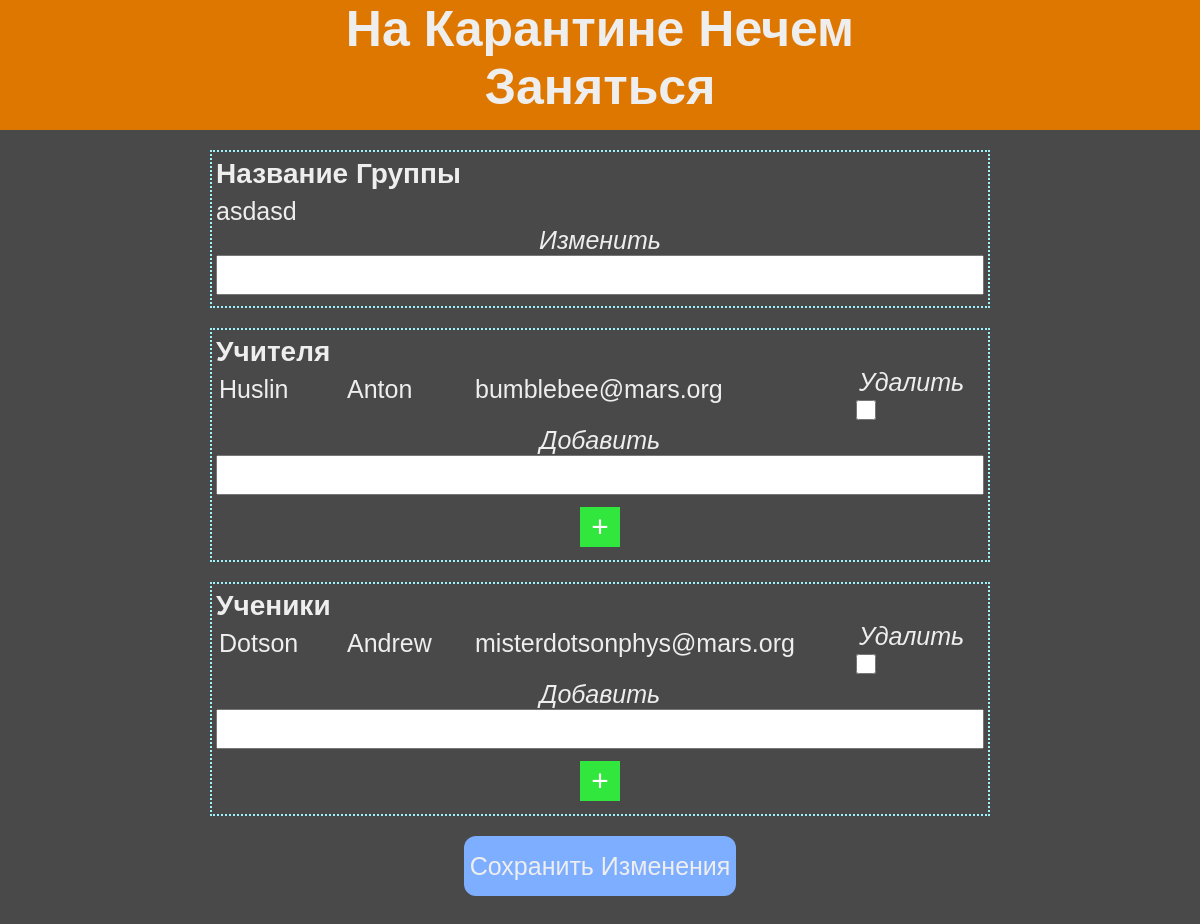
/group/3, run on the app's committed database.
### data/group.py (models this page shows)
class Group(SqlAlchemyBase, SerializerMixin):
    __tablename__ = "groups"
    id = sa.Column(sa.Integer,
                   primary_key=True,
                   autoincrement=True)
    name = sa.Column(sa.String, default="Группа Без Названия")
    deadlines = sa.orm.relationship("Deadline",
                                    backref="group",
                                    lazy="subquery")
    teachers = sa.orm.relationship("User",
                                   secondary="teachers_to_groups",
                                   backref="teacher_groups",
                                   lazy="subquery")
    students = sa.orm.relationship("User",
                                   secondary="students_to_groups",
                                   backref="student_groups",
                                   lazy="subquery")
    def get_related_attrs(self):
        return ("deadlines", "teachers", "students")
    def get_non_related_attrs(self):
        return ("id", "name")

### data/user.py (models this page shows, shortened)
class User(UserMixin, SerializerMixin, SqlAlchemyBase):
    __tablename__ = "users"
    id = sa.Column(sa.Integer,
                   primary_key=True,
                   autoincrement=True)
    name = sa.Column(sa.String)
    surname = sa.Column(sa.String)
    email = sa.Column(sa.String,
                      index=True,
                      unique=True)
    about = sa.Column(sa.String, nullable=True)
    hashed_password = sa.Column(sa.String)
    tasks = sa.orm.relationship("Task",
                                backref="user",
                                lazy="subquery")
    solutions = sa.orm.relationship("Solution",
                                    backref="user",
                                    lazy="subquery")
    deadlines = sa.orm.relationship("Deadline",
                                    backref="user",
                                    lazy="subquery")

### main.py (the view, shortened to what this page needs)
@app.route("/group/<int:id>", methods=["GET", "POST"])
def manage_group(id):
    if request.method == "GET":
        sql = db.create_session()
        group = sql.query(db.Group).get(id)
        group_data = manage_sql.get_object_data(group)
        group_data['teachers'] = [sql.query(db.User).get(uid).to_dict(only=("id", "name", "surname", "email")) for uid in group_data['teachers']]
        group_data['students'] = [sql.query(db.User).get(uid).to_dict(only=("id", "name", "surname", "email")) for uid in group_data['students']]
        sql.close()
        return render_template("manageGroup.html", data=group_data)

### api/manage_sql.py (called while the page is built)
def get_related_ids(obj, attr):
    if hasattr(obj, attr):
        return [item.id for item in getattr(obj, attr)]

def get_object_data(obj):
    non_related_fields = obj.to_dict(only=obj.get_non_related_attrs())
    if obj.get_related_attrs():
        related_fields = {rel: get_related_ids(obj, rel)
                          for rel in obj.get_related_attrs()}
    else:
        related_fields = dict()
    data = {**non_related_fields, **related_fields}  # их сумма
    return data

### data/db_session.py (called while the page is built)
def create_session() -> Session:
    global __factory
    return __factory()

### templates/manageGroup.html (shortened to what this page needs)
{% extends "j2/base.j2" %}
{% block head %}
<link rel="stylesheet" type="text/css" href="/static/css/taskNgroup.css">
{% endblock %}
{% block body_content %}
	<form class="baseForm" method="post">
			<div class="container">
				<div class="item">
					<label class="itemTitle">Название Группы</label>
					<label class="current">{{ data['name'] }}</label>
					<label class="edit">Изменить</label>
					<input class="fieldInput" type="text" name="name">
				</div>
				<div class="item">
					<label class="itemTitle">Учителя</label>
					{% for teacher in data['teachers'] %}
						<div class="existField">
							<label class="current">{{ teacher['surname'] }}</label>
							<label class="current">{{ teacher['name'] }}</label>
							<label class="current">{{ teacher['email'] }}</label>
							<div class="checkcont">
								<label class="edit">Удалить</label>
								<input class="checkBox" type="checkbox" name="dt{{ teacher['id'] }}">
							</div>
						</div>
					{% endfor %}
					<label class="edit">Добавить</label>
					<div class="multipleInput" id="teachers">
						<input class="fieldInput" type="email" name="at0">
					</div>
					<button class="plusBtn" id="addTeacher" type="button">+</button>
				</div>
				<div class="item">
					<label class="itemTitle">Ученики</label>
					{% for student in data['students'] %}
						<div class="existField">
							<label class="current">{{ student['surname'] }}</label>
							<label class="current">{{ student['name'] }}</label>
							<label class="current">{{ student['email'] }}</label>
							<div class="checkcont">
								<label class="edit">Удалить</label>
								<input class="checkBox" type="checkbox" name="ds{{ student['id'] }}">
							</div>
						</div>
					{% endfor %}
					<label class="edit">Добавить</label>
					<div class="multipleInput" id="students">
						<input class="fieldInput" type="email" name="as0">
					</div>
					<button class="plusBtn" id="addStudent" type="button">+</button>
				</div>
				<button class="submitBtn">Сохранить Изменения</button>
			</div>
	</form>
{% endblock %}

### templates/j2/base.j2 (shortened to what this page needs)
<!DOCTYPE html>
<html lang="en" dir="ltr">
<head>
    <link rel="stylesheet" type="text/css" href="/static/css/master.css">
    {% block head %}{% endblock %}
</head>
<body>
    <header id="base_header">
        <h1 id="headline">На Карантине Нечем Заняться</h1>
    </header>
    {% block body_content %}{% endblock %}
</body>
</html>

### static/css/master.css (style rules this page uses)
* { margin: 0; padding: 0; box-sizing: border-box; }
body { background-color: #494949; font-family: sans-serif; color: #eeeeee; font-size: 25px; margin-bottom: 40vh }
.container { display: flex; flex-direction: column; align-items: center; width: 100%; }
#base_header { height: 130px; margin-bottom: 20px; background-color: #de7700; display: grid; grid-template-columns: 1fr 2fr 1fr; grid-template-rows: 2fr 1fr; grid-template-areas: ". headline session" "links links session"; }
#headline { grid-area: headline; text-align: center; }
.submitBtn { background-color: #7eaeff; color: inherit; border: 0; border-radius: 12px; padding: 9px 6px; height: 60px; align-self: center; font-size: 25px; }
.fieldInput { width: 100%; height: 40px; font-size: 25px; margin-bottom: 5px; }
.checkBox { width: 40px; height: 40px; }

### static/css/taskNgroup.css (style rules this page uses)
.item { display: flex; flex-direction: column; align-items: flex-start; width: 65%; margin-bottom: 20px; border: 2px dotted #9ef2ff; padding: 6px 4px; }
.itemTitle { font-weight: bold; font-size: 28px; }
.current { margin-top: 7px; }
.edit { font-style: italic; align-self: center; }
.existField { width: 100%; display: grid; grid-template-columns: 1fr 1fr 3fr 1fr; }
.existField label { margin-left: 3px; }
.checkcont { display: inline-block; margin: 0 auto; }
.multipleInput { width: 100%; }
.plusBtn { height: 40px; width: 40px; font-size: 30px; text-align: center; align-self: center; margin: 7px 0; background-color: #31e63c; border: 0; color: white }
.checkBox { width: 20px; height: 20px; }

### data on the page
Group: name "asdasd"
User: surname "Huslin", name "Anton", email "bumblebee@mars.org"
User: surname "Dotson", name "Andrew", email "misterdotsonphys@mars.org"
